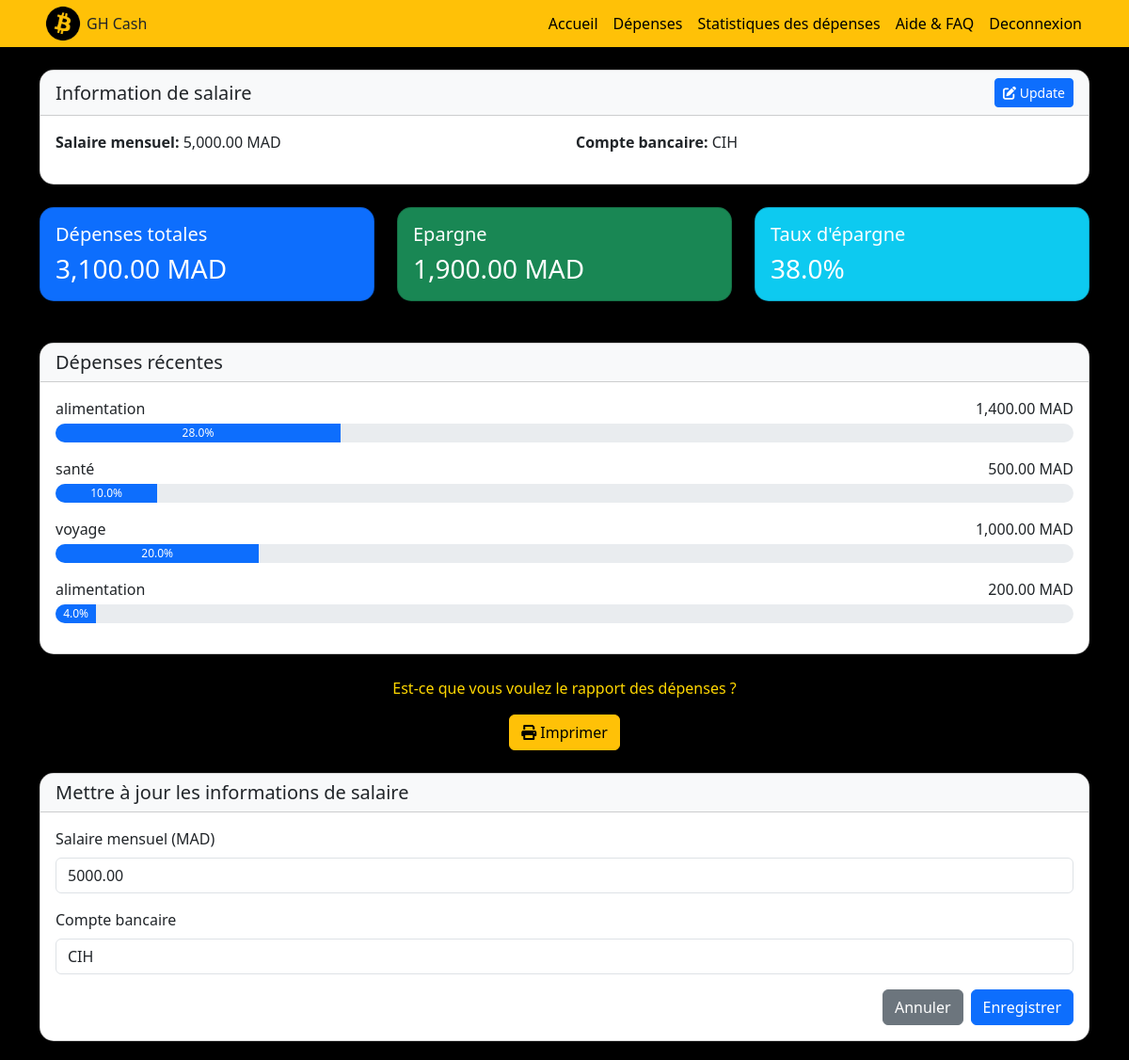
The page /login/dashboard.php?action=edit_salary (signed in) on the database its author committed.
### tables this page shows
CREATE TABLE `users` (
  `id_user` int(11) NOT NULL,
  `nom_user` varchar(200) NOT NULL,
  `prenom_user` varchar(200) NOT NULL,
  `username_user` varchar(200) NOT NULL,
  `email_user` varchar(200) NOT NULL,
  `password_user` varchar(200) NOT NULL,
  `city_user` varchar(200) NOT NULL,
  `bank_user` varchar(200) NOT NULL,
  `salaire_user` decimal(10,2) NOT NULL DEFAULT 0.00
);

CREATE TABLE `depenses` (
  `id_depense` int(11) NOT NULL,
  `id_user` int(11) NOT NULL,
  `categorie` varchar(50) NOT NULL,
  `montant` decimal(10,2) NOT NULL,
  `date_transaction` date NOT NULL
);

### login/dashboardCode.php (called while the page is built, shortened)
<?php
$conn = mysqli_connect("localhost", "root", "", "pfe");
$user_id = (int)$_SESSION['user_id'];
$user_query = "SELECT * FROM users WHERE id_user = $user_id";
$user_result = mysqli_query($conn, $user_query);
$user = mysqli_fetch_assoc($user_result);
$expenses_query = "SELECT SUM(montant) as total_expenses FROM depenses WHERE id_user = $user_id";
$expenses_result = mysqli_query($conn, $expenses_query);
$expenses_data = mysqli_fetch_assoc($expenses_result);
$total_expenses = (float)($expenses_data['total_expenses'] ?? 0);
$salaire = isset($user['salaire_user']) ? (float)$user['salaire_user'] : 0.00;
$savings = $salaire - $total_expenses;
$salaire_value = isset($user['salaire_user']) && $user['salaire_user'] > 0 ? (float)$user['salaire_user'] : 1;
$recent_expenses_query = "SELECT
    categorie,
    montant,
    date_transaction,
    (montant / GREATEST(?, 1)) * 100 as percentage
    FROM depenses
    WHERE id_user = ?
    ORDER BY date_transaction DESC
    LIMIT 5";
$stmt = $conn->prepare($recent_expenses_query);
$stmt->bind_param("di", $salaire_value, $user_id);
$stmt->execute();
$recent_expenses_result = $stmt->get_result();
$recent_expenses = [];
while ($row = mysqli_fetch_assoc($recent_expenses_result)) {
    $recent_expenses[] = $row;
}
?>

### login/dashboard.php (the view, shortened to what this page needs)
<?php
require_once 'dashboardCode.php';
?>
<!DOCTYPE html>
<html lang="en">
<head>
    <link href="https://cdn.jsdelivr.net/npm/bootstrap@5.3.0/dist/css/bootstrap.min.css" rel="stylesheet">
    <link rel="stylesheet" href="https://cdnjs.cloudflare.com/ajax/libs/font-awesome/6.0.0/css/all.min.css">
    <link rel="stylesheet" href="../css/styles.css">
</head>
<body>
    <nav class="navbar navbar-expand-lg navbar-warning bg-warning">
        <div class="container">
            <div class="logo">
                <img src="../img/btc.png" alt="Image">
                GH Cash
            </div>
            <ul class="navbar-nav">
                <li class="nav-item"><a class="nav-link" href="../index.php">Accueil</a></li>
                <li class="nav-item"><a class="nav-link" href="depenses.php">Dépenses</a></li>
                <li class="nav-item"><a class="nav-link" href="stats.php">Statistiques des dépenses</a></li>
                <li class="nav-item"><a class="nav-link" href="help.php">Aide & FAQ</a></li>
                <li class="nav-item"><a class="nav-link" href="logout.php">Deconnexion</a></li>
            </ul>
        </div>
    </nav>
    <div class="container mt-4">
        <div class="card mb-4">
            <div class="card-header d-flex justify-content-between align-items-center">
                <h5 class="mb-0">Information de salaire</h5>
                <a href="dashboard.php?action=edit_salary" class="btn btn-primary btn-sm">
                    <i class="fas fa-edit"></i> Update
                </a>
            </div>
            <div class="card-body">
                <div class="row">
                    <div class="col-md-6">
                    <p><strong>Salaire mensuel:</strong> <?php
                          $salaire = isset($user['salaire_user']) ? (float)$user['salaire_user'] : 0.00;
                          echo number_format($salaire, 2);
                    ?> MAD</p>
                    </div>
                    <div class="col-md-6">
                        <p><strong>Compte bancaire:</strong> <?php echo htmlspecialchars($user['bank_user']); ?></p>
                    </div>
                </div>
            </div>
        </div>
        <div class="row">
            <div class="col-md-4">
                <div class="card bg-primary text-white">
                    <div class="card-body">
                        <h5 class="card-title">Dépenses totales</h5>
                        <h3 class="card-text"><?php echo number_format($total_expenses, 2); ?> MAD</h3>
                    </div>
                </div>
            </div>
            <div class="col-md-4">
                <div class="card bg-success text-white">
                    <div class="card-body">
                        <h5 class="card-title">Epargne</h5>
                        <h3 class="card-text"><?php echo number_format($savings, 2); ?> MAD</h3>
                    </div>
                </div>
            </div>
            <div class="col-md-4">
                <div class="card bg-info text-white">
                    <div class="card-body">
                        <h5 class="card-title">Taux d'épargne</h5>
                        <h3 class="card-text"><?php $salaire = isset($user['salaire_user']) ? (float)$user['salaire_user'] : 1;
                    echo ($salaire > 0) ? number_format(($savings / $salaire) * 100, 1) : '0.0'; ?>%</h3>
                    </div>
                </div>
            </div>
        </div>
<div class="card mt-4">
    <div class="card-header">
        <h5 class="mb-0">Dépenses récentes</h5>
    </div>
    <div class="card-body">
        <?php if (empty($recent_expenses)): ?>
            <p class="text-muted">Aucune dépense enregistrée pour le moment.</p>
        <?php else: ?>
            <?php foreach ($recent_expenses as $expense): ?>
                <div class="mb-3">
                    <div class="d-flex justify-content-between align-items-center mb-1">
                        <span><?php echo htmlspecialchars($expense['categorie']); ?></span>
                        <span><?php echo number_format($expense['montant'], 2); ?> MAD</span>
                    </div>
                    <div class="progress">
                        <div class="progress-bar" role="progressbar"
                             style="width: <?php echo $expense['percentage']; ?>%"
                             aria-valuenow="<?php echo $expense['percentage']; ?>"
                             aria-valuemin="0"
                             aria-valuemax="100">
                            <?php echo number_format($expense['percentage'], 1); ?>%
                        </div>
                    </div>
                </div>
            <?php endforeach; ?>
        <?php endif; ?>
    </div>
</div>
<div class="text-center my-4">
    <p style='color: gold;'>Est-ce que vous voulez le rapport des dépenses&nbsp;?</p>
    <a href="stats.php?print=1" class="btn btn-warning" target="_blank">
        <i class="fas fa-print"></i> Imprimer
    </a>
</div>
        <?php if (isset($_GET['action']) && $_GET['action'] == 'edit_salary'): ?>
        <div class="card mt-4">
            <div class="card-header">
                <h5 class="mb-0">Mettre à jour les informations de salaire</h5>
            </div>
            <div class="card-body">
                <form method="POST">
                    <div class="mb-3">
                        <label for="salaire" class="form-label">Salaire mensuel (MAD)</label>
                        <input type="number" class="form-control" id="salaire" name="salaire"
                        value="<?php echo isset($user['salaire_user']) ? htmlspecialchars($user['salaire_user']) : ''; ?>" required>
                    </div>
                    <div class="mb-3">
                        <label for="bank" class="form-label">Compte bancaire</label>
                        <input type="text" class="form-control" id="bank" name="bank"
                           value="<?php echo htmlspecialchars($user['bank_user']); ?>" required>
                    </div>
                    <div class="d-flex justify-content-end">
                        <a href="dashboard.php" class="btn btn-secondary me-2">Annuler</a>
                        <button type="submit" name="update_salary" class="btn btn-primary">Enregistrer</button>
                    </div>
                </form>
            </div>
        </div>
        <?php endif; ?>
    </div>
</body>
</html>

### css/styles.css (style rules this page uses)
.logo { display: flex; align-items: center; }
.logo img { height: 40px; margin: 5px; }
.navbar { padding: 0 1rem; margin: 0; border-radius: 0; }
.navbar-nav { margin-left: auto; }
.nav-link { color: black; }
body { background-color: black; margin: 0; }

### login/dashboard.php (style rules this page uses)
.card { border-radius: 15px; box-shadow: 0 4px 6px rgba(0, 0, 0, 0.1); margin-bottom: 20px; }
.card-header { border-radius: 15px 15px 0 0 !important; background-color: #f8f9fa; }
.progress { height: 20px; border-radius: 10px; }

### rows shown on the page
users: salaire_user "5,000.00", bank_user "CIH", salaire "5000.00", bank "CIH"
depenses: categorie "alimentation", montant "1,400.00", $expense['percentage'] 28.000000 (drawn), percentage "28.0"
depenses: categorie "santé", montant "500.00", $expense['percentage'] 10.000000 (drawn), percentage "10.0"
depenses: categorie "voyage", montant "1,000.00", $expense['percentage'] 20.000000 (drawn), percentage "20.0"
depenses: categorie "alimentation", montant "200.00", $expense['percentage'] 4.000000 (drawn), percentage "4.0"

### other values the page prints
$total_expenses "3,100.00"
$savings "1,900.00"
